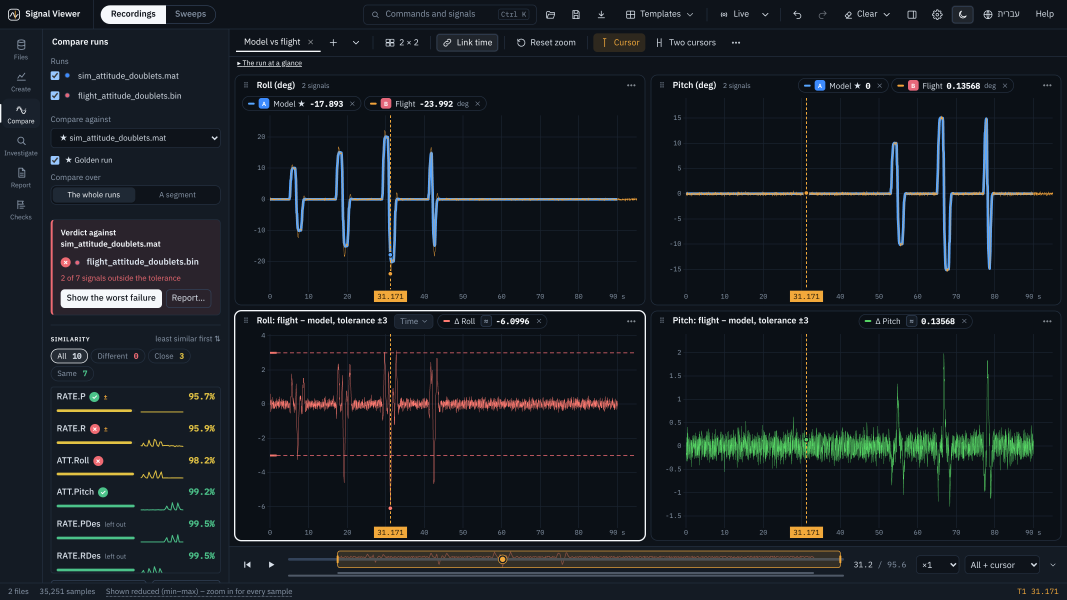
#> input picture docs/images/00_hero.png, 3200 x 1800 px (shown at 1/3 size)
$ python make_social_preview.py '->' docs/images/social-preview.png
#> lines starting #> are read from the running program, lines starting #| are printed output that depends on the picture
"""B7: the repository's social preview (GitHub -> Settings -> Social preview), 1280 x 640.

The card shown when the repository link is pasted in chat, mail or LinkedIn. M1 (owner, 2026-11-07):
a 1280 x 640 crop of the README's hero picture (docs/images/00_hero.png, tools/make_readme_media.py
--only 00) - since 1.23 the model-vs-flight verdict - without the app's top rows. The older card (icon, words
and a screenshot) is still made with --card:
    python tools/make_social_preview.py          ->  docs/images/social-preview.png
    python tools/make_social_preview.py --card   ->  the card
"""
import sys
import os

from PIL import Image, ImageDraw, ImageFilter, ImageFont

ROOT = os.path.dirname(os.path.dirname(os.path.abspath(__file__)))
W, H = 1280, 640
BG, INK, MUTED, ACCENT = (15, 23, 33), (240, 244, 248), (160, 174, 190), (232, 160, 48)


def font(bold: bool, size: int):
    for name in (("DejaVuSans-Bold.ttf" if bold else "DejaVuSans.ttf"),):
        for d in ("/usr/share/fonts/truetype/dejavu", "C:/Windows/Fonts", "/Library/Fonts"):
            p = os.path.join(d, name)
            if os.path.exists(p):
                return ImageFont.truetype(p, size)
    return ImageFont.load_default()


def main() -> str:
    im = Image.new("RGB", (W, H), BG)
    d = ImageDraw.Draw(im)
    icon = Image.open(os.path.join(ROOT, "assets/png/icon-256.png")).convert("RGBA").resize((88, 88))
    im.paste(icon, (64, 70), icon)
    d.text((64, 182), "Signal Viewer", font=font(True, 54), fill=INK)
    y = 262
    for line in ("Explore, compare and report on", "flight logs, test runs and", "simulation output - offline."):
        d.text((66, y), line, font=font(False, 26), fill=MUTED)
        y += 38
    y += 26
    for tag in ("ArduPilot · PX4 · MAVLink · CSV · .mat", "Compare runs · pass / fail in CI", "English · עברית"):
        d.rectangle((66, y + 9, 72, y + 15), fill=ACCENT)
        d.text((84, y), tag, font=font(False, 20), fill=INK)
        y += 34
    shot = Image.open(os.path.join(ROOT, "docs/images/01_overview.png")).convert("RGB")
    sw = 720
    shot = shot.resize((sw, round(shot.height * sw / shot.width)), Image.LANCZOS)
    x0, y0 = 520, 120
    shadow = Image.new("RGBA", (sw + 40, shot.height + 40), (0, 0, 0, 0))
    ImageDraw.Draw(shadow).rectangle((20, 20, sw + 20, shot.height + 20), fill=(0, 0, 0, 160))
    shadow = shadow.filter(ImageFilter.GaussianBlur(12))
    im.paste(shadow, (x0 - 14, y0 - 8), shadow)
    im.paste(shot, (x0, y0))
    d.rectangle((x0, y0, x0 + sw - 1, y0 + shot.height - 1), outline=(60, 72, 88))
    out = os.path.join(ROOT, "docs/images/social-preview.png")
    im.save(out, optimize=True)
    return out


def hero_crop() -> str:
    """The hero at 1280 px wide, cut to 2:1 from just under the tab bar (the tabs and the strip of
    modes stay; the window's top row and the bottom status line go)."""
    im = Image.open(os.path.join(ROOT, "docs/images/00_hero.png")).convert("RGB")
#> im is the input picture: PIL image 3200x1800 RGB; mean R, G, B 23.9, 29.5, 35
    k = W / im.width
#> k = 0.4
    im = im.resize((W, round(im.height * k)), Image.LANCZOS)
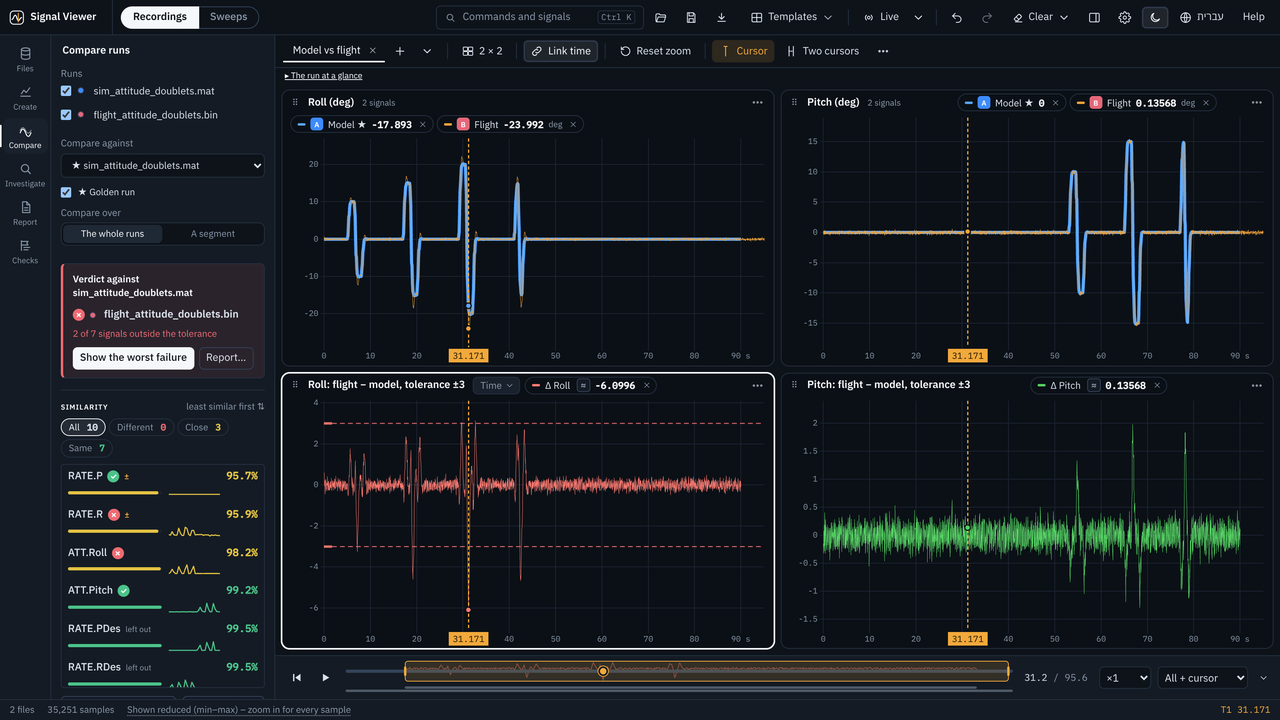
#> im: PIL image 1280x720 RGB; mean R, G, B 23.9, 29.5, 35
    top = min(max(0, round(im.height * 0.05)), im.height - H)
#> top = 36
    out = os.path.join(ROOT, "docs/images/social-preview.png")
    im.crop((0, top, W, top + H)).save(out, optimize=True)
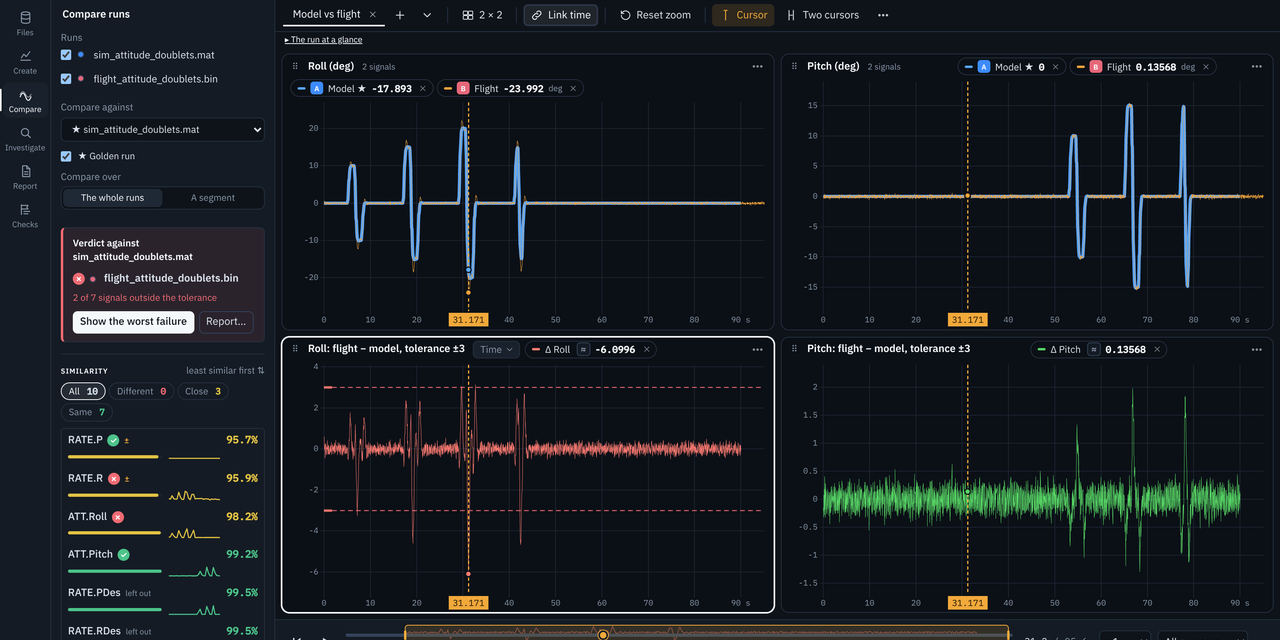
#> saved as social-preview.png: PIL image 1280x640 RGB; mean R, G, B 23.3, 28.8, 34.1
    return out


if __name__ == "__main__":
    print(main() if "--card" in sys.argv else hero_crop())

$ run again, with docs/images/02_dark_theme.png copied over docs/images/00_hero.png
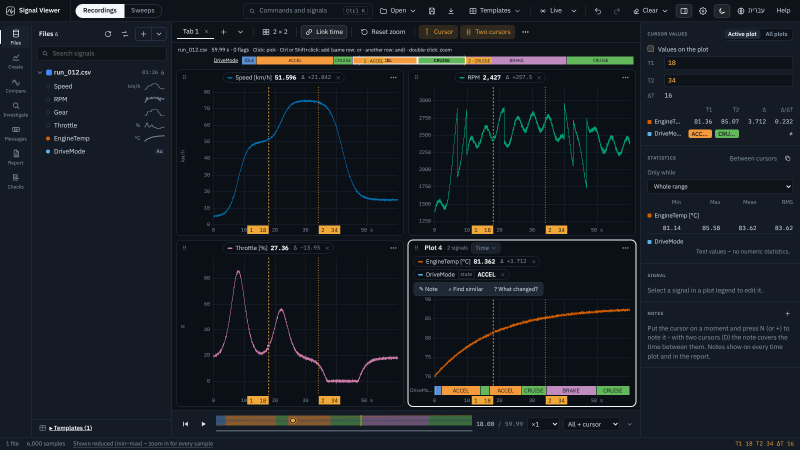
#> input picture docs/images/02_dark_theme.png, 1600 x 900 px (shown at 1/2 size)
#> in hero_crop, im is the input picture: PIL image 1600x900 RGB; mean R, G, B 23.8, 29.3, 35.2
#> in hero_crop, `im = im.resize((W, round(im.height * k)), Image.LANCZOS)`:
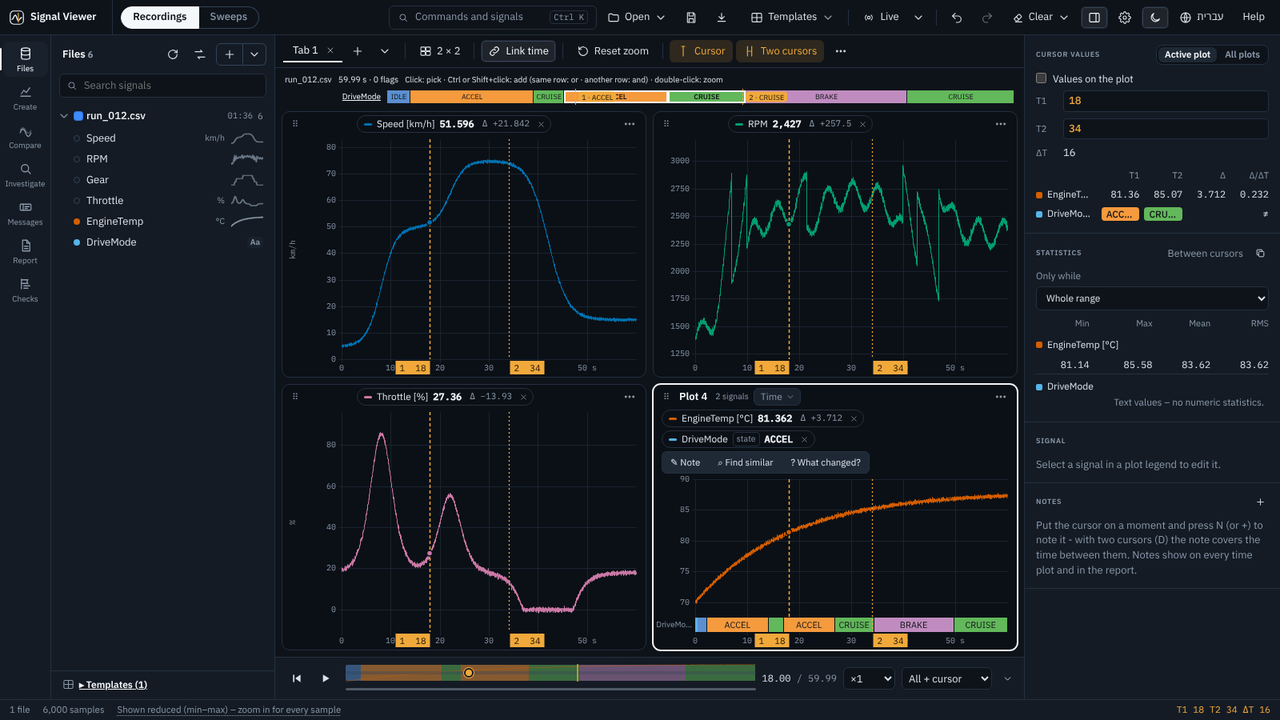
#> im: PIL image 1280x720 RGB; mean R, G, B 23.8, 29.3, 35.2
#> in hero_crop, `im.crop((0, top, W, top + H)).save(out, optimize=True)`:
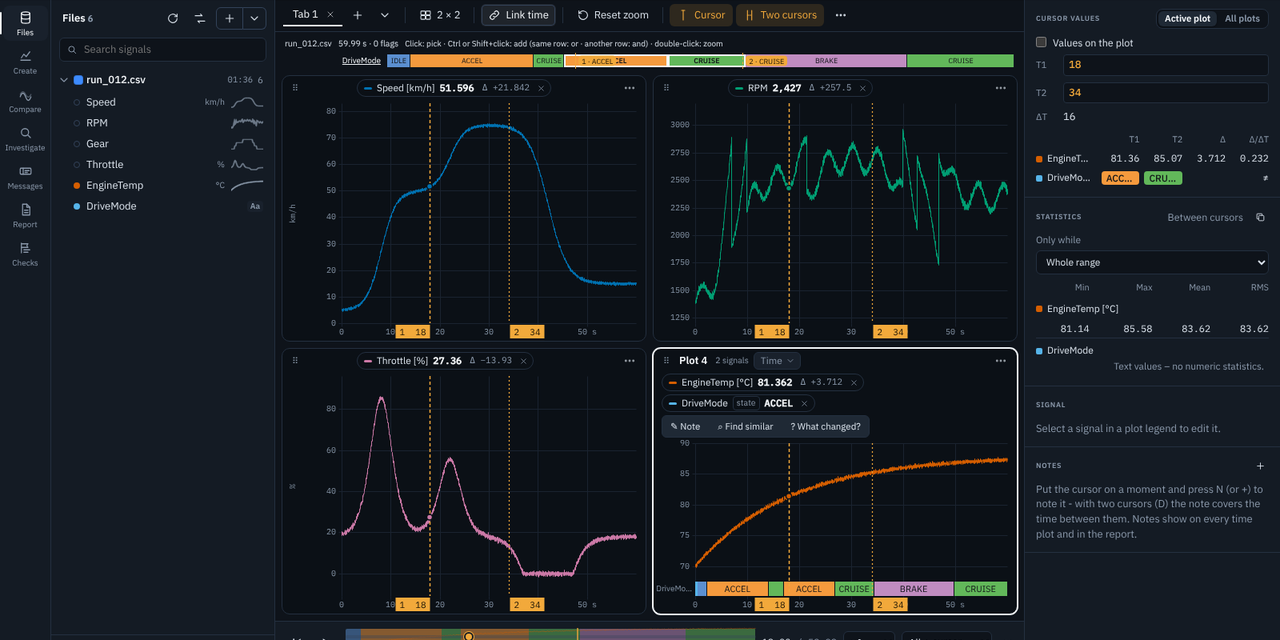
#> saved as social-preview.png: PIL image 1280x640 RGB; mean R, G, B 23.3, 28.7, 34.3

$ run again, with docs/images/03_compare_runs.png copied over docs/images/00_hero.png
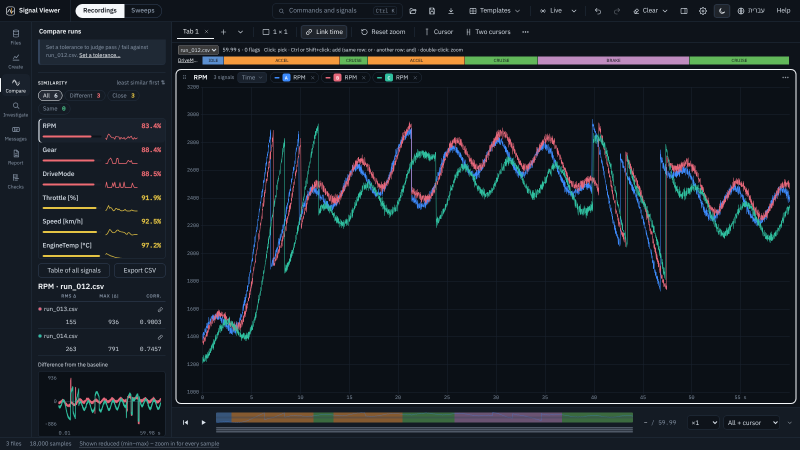
#> input picture docs/images/03_compare_runs.png, 1600 x 900 px (shown at 1/2 size)
#> in hero_crop, im is the input picture: PIL image 1600x900 RGB; mean R, G, B 24.4, 30.2, 36.7
#> in hero_crop, `im = im.resize((W, round(im.height * k)), Image.LANCZOS)`:
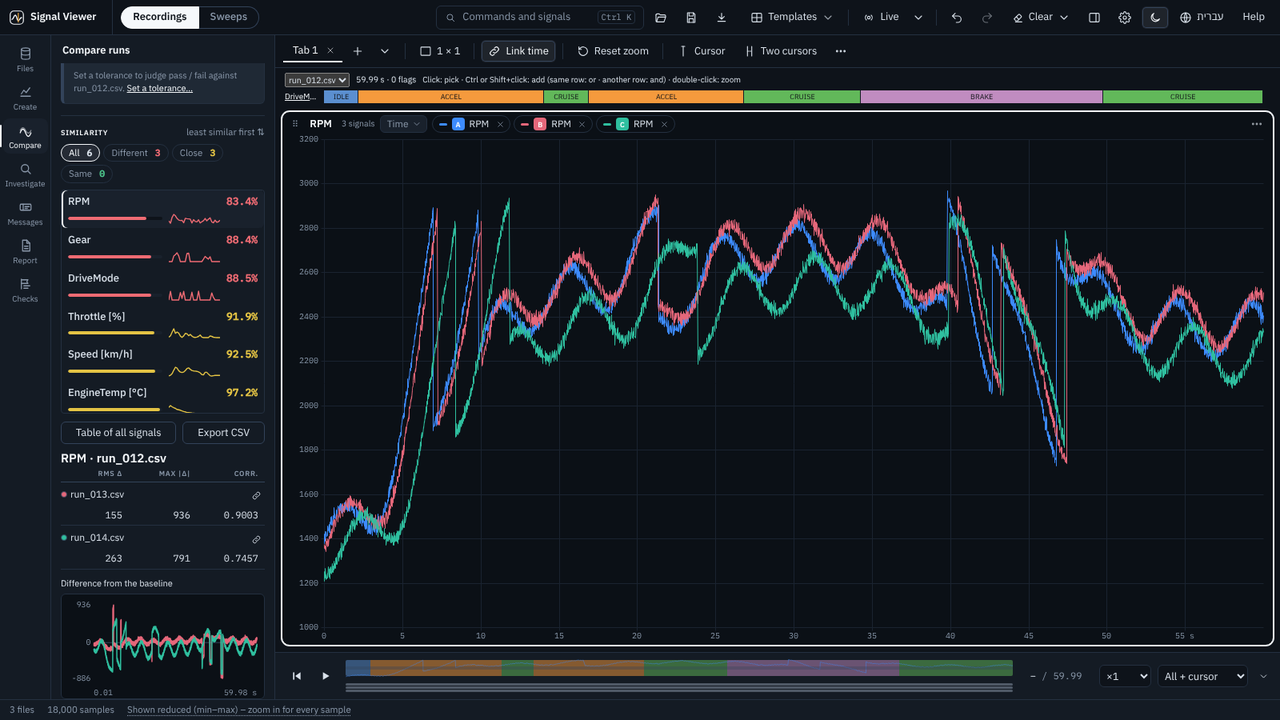
#> im: PIL image 1280x720 RGB; mean R, G, B 24.4, 30.1, 36.6
#> in hero_crop, `im.crop((0, top, W, top + H)).save(out, optimize=True)`:
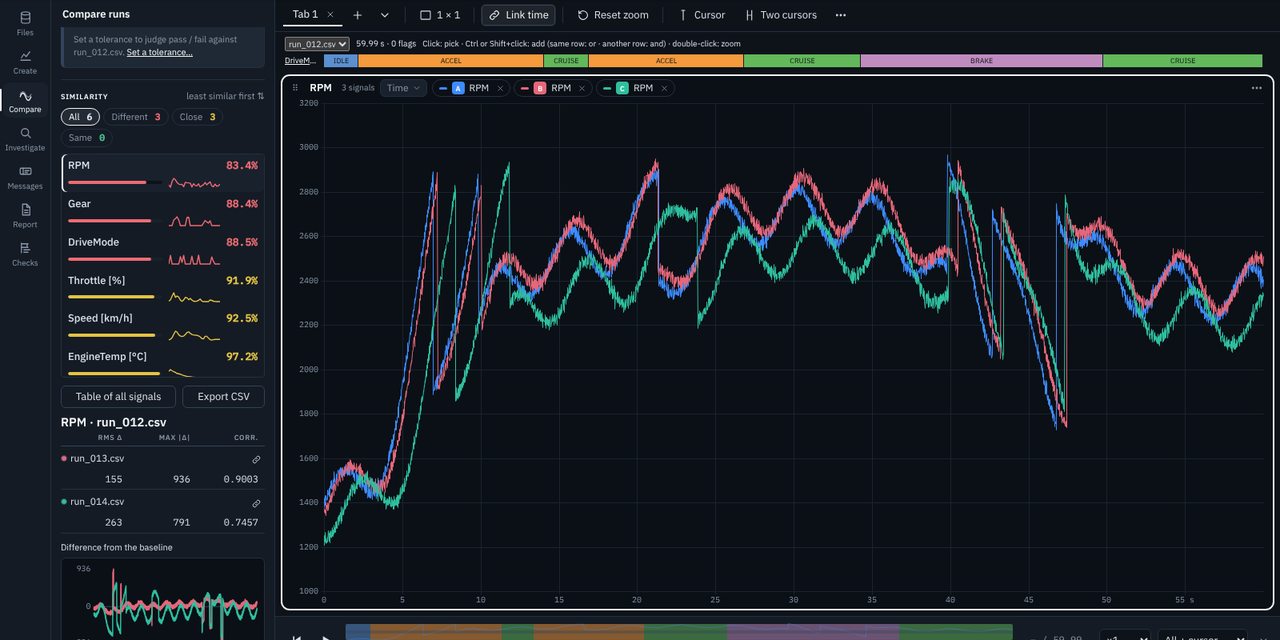
#> saved as social-preview.png: PIL image 1280x640 RGB; mean R, G, B 24, 29.7, 35.9

$ run again, with docs/images/04_comparison_table.png copied over docs/images/00_hero.png
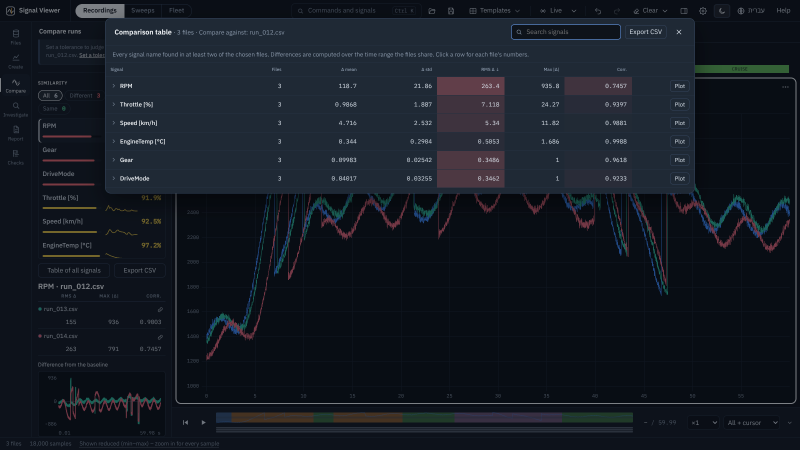
#> input picture docs/images/04_comparison_table.png, 1600 x 900 px (shown at 1/2 size)
#> in hero_crop, im is the input picture: PIL image 1600x900 RGB; mean R, G, B 21, 26.7, 35.4
#> in hero_crop, `im = im.resize((W, round(im.height * k)), Image.LANCZOS)`:
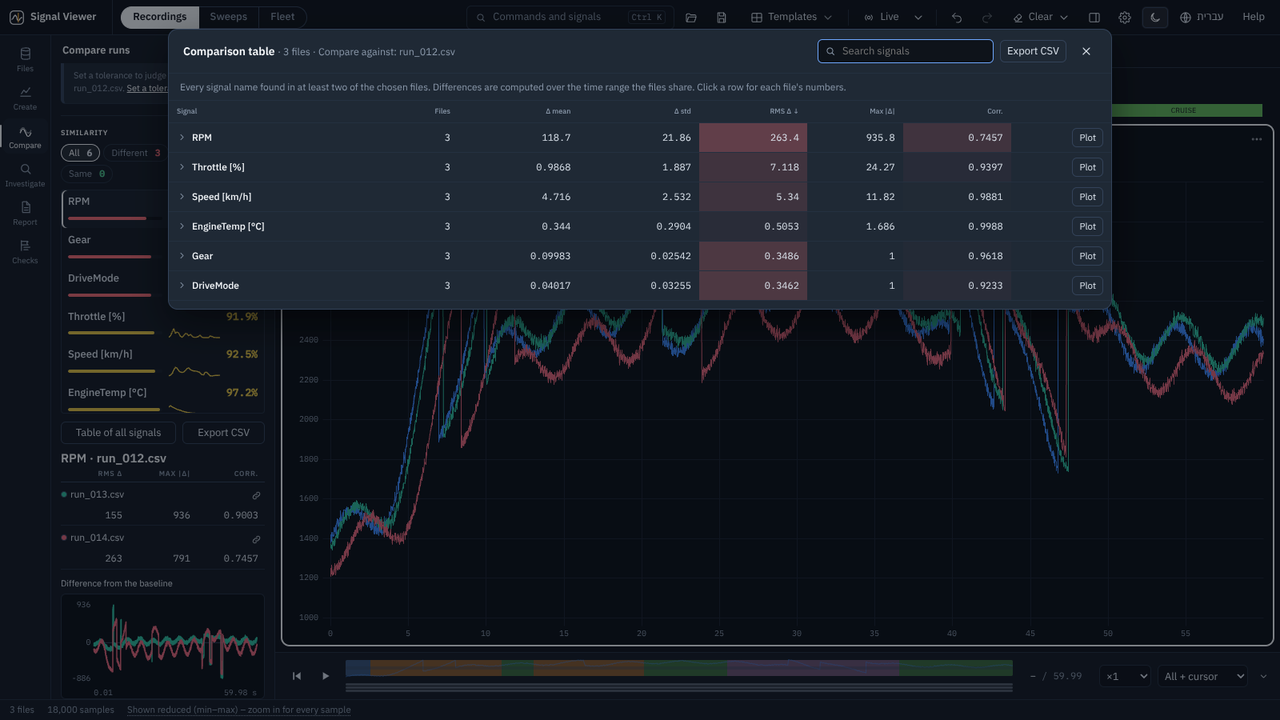
#> im: PIL image 1280x720 RGB; mean R, G, B 20.9, 26.7, 35.4
#> in hero_crop, `im.crop((0, top, W, top + H)).save(out, optimize=True)`:
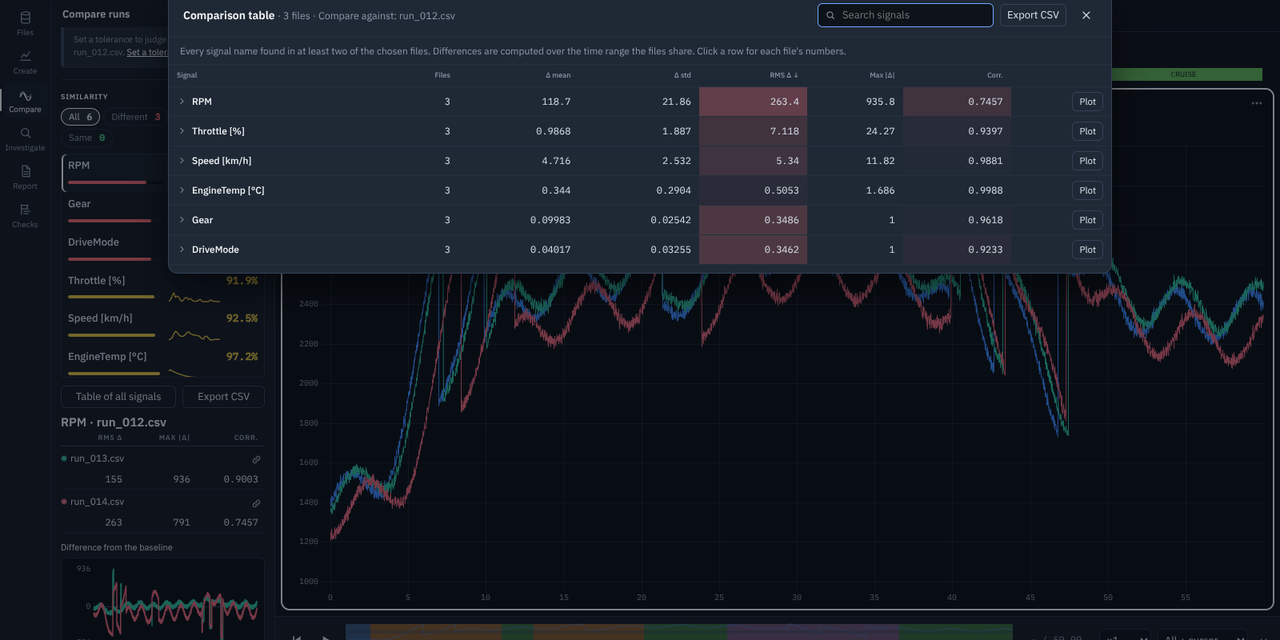
#> saved as social-preview.png: PIL image 1280x640 RGB; mean R, G, B 21.3, 27.1, 35.8
